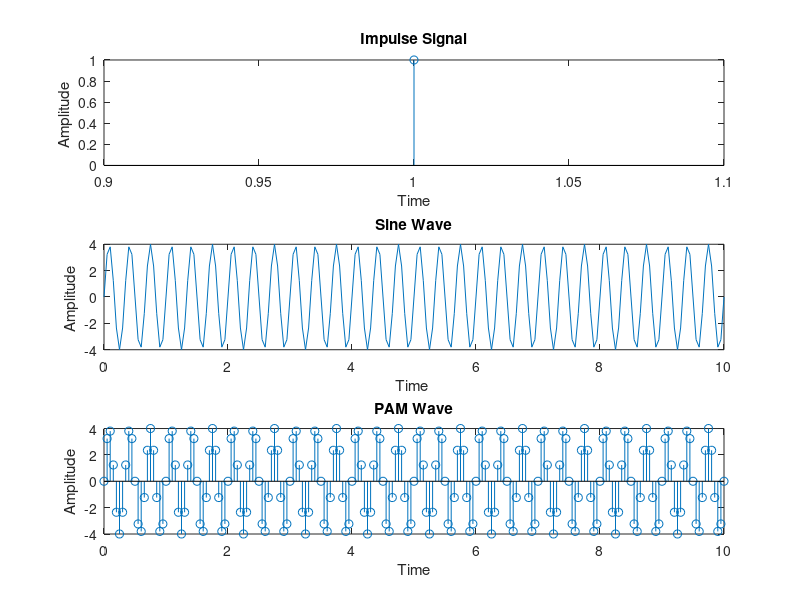

Write the MATLAB code that produced this figure.
a = 4
f = 3 
t = 0:0.05:10; % for a total of 16 samples
x1 = 1; %generation of an impulse signal
x2 = a*sin(2*pi*f*t); %generation of sine wave
y = x1.*x2; %modulation step
subplot(3,1,1); %for impulse signal plot
stem(x1);
title('Impulse Signal');
xlabel('Time');
ylabel('Amplitude ');

subplot(3,1,2) %for sine wave plot
plot(t,x2); 
title('Sine Wave');
xlabel('Time ');
ylabel('Amplitude ');

subplot(3,1,3) %for PAM wave plot
stem(t,y);
title('PAM Wave');
xlabel('Time');
ylabel('Amplitude');
